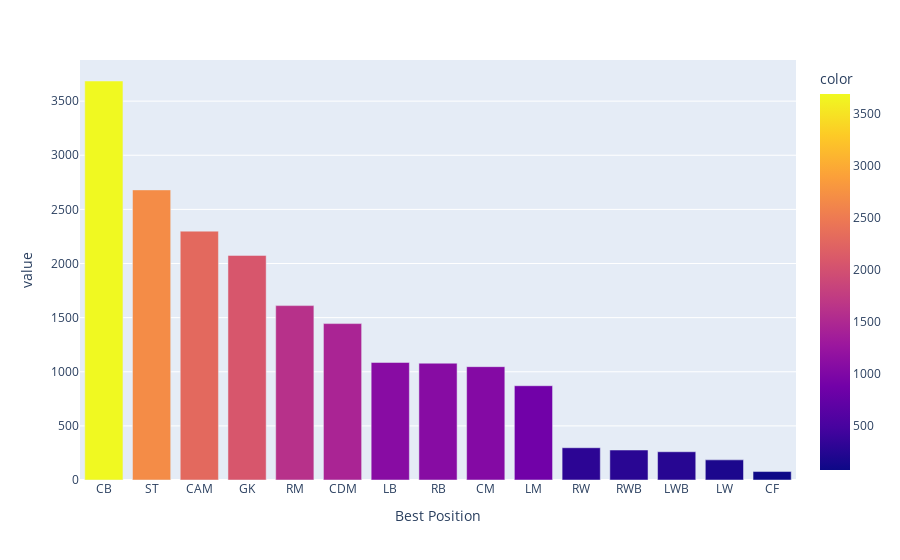

The notebook cell this image was saved under:
### Code cell
plt.figure(figsize=(10,6))
b=px.bar(Bp,color=Bp)
b.show()

### Figure 1 — Plotly figure (JSON) as saved in the notebook; plotly's stock layout.template omitted (floating-point values rounded to 4 significant figures)
{"data": [{"alignmentgroup": "True", "hovertemplate": "Best Position=%{x}<br>value=%{y}<br>color=%{marker.color}<extra></extra>", "legendgroup": "", "marker": {"color": [3686, 2680, 2299, 2075, 1611, 1445, 1086, 1079, 1047, 871, 298, 277, 261, 186, 78], "coloraxis": "coloraxis", "pattern": {"shape": ""}}, "name": "", "offsetgroup": "", "orientation": "v", "showlegend": false, "textposition": "auto", "type": "bar", "x": ["CB", "ST", "CAM", "GK", "RM", "CDM", "LB", "RB", "CM", "LM", "RW", "RWB", "LWB", "LW", "CF"], "xaxis": "x", "y": [3686, 2680, 2299, 2075, 1611, 1445, 1086, 1079, 1047, 871, 298, 277, 261, 186, 78], "yaxis": "y"}], "layout": {"barmode": "relative", "coloraxis": {"colorbar": {"title": {"text": "color"}}, "colorscale": [[0, "#0d0887"], [0.1111, "#46039f"], [0.2222, "#7201a8"], [0.3333, "#9c179e"], [0.4444, "#bd3786"], [0.5556, "#d8576b"], [0.6667, "#ed7953"], [0.7778, "#fb9f3a"], [0.8889, "#fdca26"], [1, "#f0f921"]]}, "legend": {"tracegroupgap": 0}, "margin": {"t": 60}, "xaxis": {"anchor": "y", "domain": [0, 1], "title": {"text": "Best Position"}}, "yaxis": {"anchor": "x", "domain": [0, 1], "title": {"text": "value"}}}}
